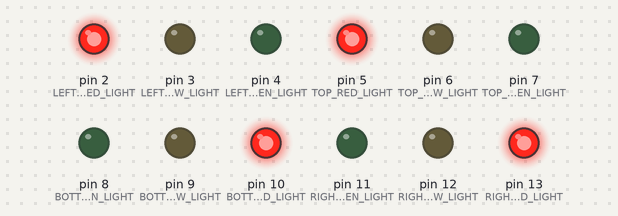
This sketch was run on a simulated Arduino Uno, built with avr-gcc and run on an emulated ATmega328P. On the bench: output pins drawn as LEDs (lit = HIGH).

Above: at 1.5 s.
At 9.0 s:
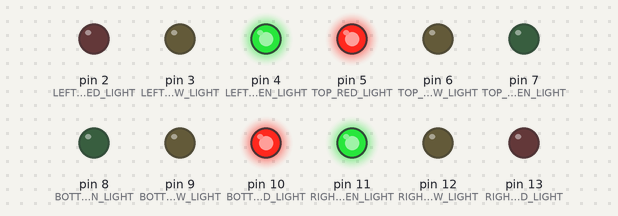
At 18.5 s:
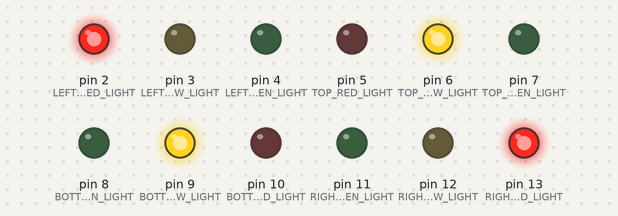
At 24.0 s:
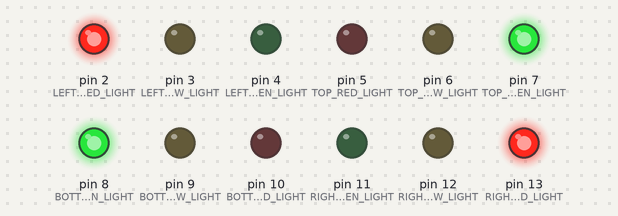
At 33.5 s:
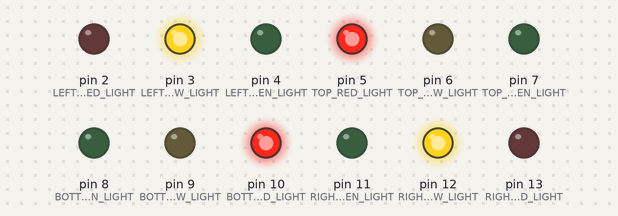
Timing chart, 0 to 39.0 s (numbered marks = the images above):
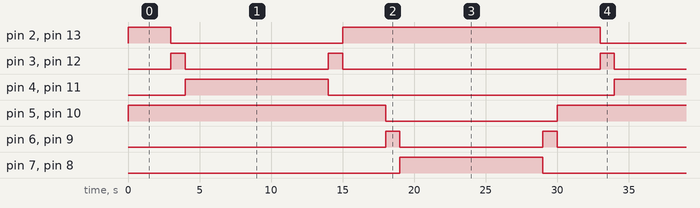

Measured:
- by itself, pin 2 (LEFT_RED_LIGHT), pin 13 (RIGHT_RED_LIGHT): repeats every 30.0 s: LOW 12.0 s, HIGH 18.0 s
- by itself, pin 5 (TOP_RED_LIGHT), pin 10 (BOTTOM_RED_LIGHT): alternates HIGH for 18.0 s and LOW for 12.0 s
- by itself, pin 4 (LEFT_GREEN_LIGHT), pin 7 (TOP_GREEN_LIGHT), pin 8 (BOTTOM_GREEN_LIGHT), pin 11 (RIGHT_GREEN_LIGHT): alternates HIGH for 10.0 s and LOW for 20.0 s
- by itself, pin 3 (LEFT_YELLOW_LIGHT), pin 6 (TOP_YELLOW_LIGHT), pin 9 (BOTTOM_YELLOW_LIGHT), pin 12 (RIGHT_YELLOW_LIGHT): repeats every 30.0 s: LOW 10.0 s, HIGH 1.0 s, LOW 18.0 s, HIGH 1.0 s

The sketch:

intersection_roadlights_simulation.ino
```cpp
// left road
const int LEFT_RED_LIGHT = 2;
const int LEFT_YELLOW_LIGHT = 3;
const int LEFT_GREEN_LIGHT = 4;

// right road
const int RIGHT_RED_LIGHT = 13;
const int RIGHT_YELLOW_LIGHT = 12;
const int RIGHT_GREEN_LIGHT = 11;

// top road
const int TOP_RED_LIGHT = 5;
const int TOP_YELLOW_LIGHT = 6;
const int TOP_GREEN_LIGHT = 7;

// bottom road
const int BOTTOM_RED_LIGHT = 10;
const int BOTTOM_YELLOW_LIGHT = 9;
const int BOTTOM_GREEN_LIGHT = 8;

const int DELAY_BTWN_LIGHTS = 1000;

class Road {
  private:
    int RED_LIGHT;
    int YELLOW_LIGHT;
    int GREEN_LIGHT;
  public:
    Road(int red, int yellow, int green) {
      RED_LIGHT = red;
      YELLOW_LIGHT = yellow;
      GREEN_LIGHT = green;
    }

    void redLights() {
      digitalWrite(RED_LIGHT, HIGH);
    }

    void redToYellow() {
      digitalWrite(RED_LIGHT, LOW);
      digitalWrite(YELLOW_LIGHT, HIGH);
    }

    void yellowToGreen() {
      digitalWrite(YELLOW_LIGHT, LOW);
      digitalWrite(GREEN_LIGHT, HIGH);
    }

    void greenToYellow() {
      digitalWrite(GREEN_LIGHT, LOW);
      digitalWrite(YELLOW_LIGHT, HIGH);
    }

    void yellowToRed() {
      digitalWrite(YELLOW_LIGHT, LOW);
      digitalWrite(RED_LIGHT, HIGH);
    }
};

// create road objects
Road leftRoad(LEFT_RED_LIGHT, LEFT_YELLOW_LIGHT, LEFT_GREEN_LIGHT);
Road rightRoad(RIGHT_RED_LIGHT, RIGHT_YELLOW_LIGHT, RIGHT_GREEN_LIGHT);
Road topRoad(TOP_RED_LIGHT, TOP_YELLOW_LIGHT, TOP_GREEN_LIGHT);
Road bottomRoad(BOTTOM_RED_LIGHT, BOTTOM_YELLOW_LIGHT, BOTTOM_GREEN_LIGHT);

void setup() {
  // left road
  pinMode(LEFT_RED_LIGHT, OUTPUT);
  pinMode(LEFT_YELLOW_LIGHT, OUTPUT);
  pinMode(LEFT_GREEN_LIGHT, OUTPUT);
  // right road
  pinMode(RIGHT_RED_LIGHT, OUTPUT);
  pinMode(RIGHT_YELLOW_LIGHT, OUTPUT);
  pinMode(RIGHT_GREEN_LIGHT, OUTPUT);
  // top road
  pinMode(TOP_RED_LIGHT, OUTPUT);
  pinMode(TOP_YELLOW_LIGHT, OUTPUT);
  pinMode(TOP_GREEN_LIGHT, OUTPUT);
  // bottom road
  pinMode(BOTTOM_RED_LIGHT, OUTPUT);
  pinMode(BOTTOM_YELLOW_LIGHT, OUTPUT);
  pinMode(BOTTOM_GREEN_LIGHT, OUTPUT);
}

void leftAndRightRoadCycle() {
  // light the left and right road
  leftRoad.redToYellow();
  rightRoad.redToYellow();
  delay(DELAY_BTWN_LIGHTS);
  leftRoad.yellowToGreen();
  rightRoad.yellowToGreen();

  delay(10000);

  // turn off
  leftRoad.greenToYellow();
  rightRoad.greenToYellow();
  delay(DELAY_BTWN_LIGHTS);
  leftRoad.yellowToRed();
  rightRoad.yellowToRed();
}

void topAndBottomRoadCycle() {
  // lights the top and bottom road
  topRoad.redToYellow();
  bottomRoad.redToYellow();
  delay(DELAY_BTWN_LIGHTS);
  topRoad.yellowToGreen();
  bottomRoad.yellowToGreen();

  delay(10000);

  // turn off
  topRoad.greenToYellow();
  bottomRoad.greenToYellow();
  delay(DELAY_BTWN_LIGHTS);
  topRoad.yellowToRed();
  bottomRoad.yellowToRed();
}

void loop() {
  // start with red lights
  leftRoad.redLights();
  rightRoad.redLights();
  topRoad.redLights();
  bottomRoad.redLights();

  delay(3000);

  leftAndRightRoadCycle();

  delay(3000);

  topAndBottomRoadCycle();
}
```
